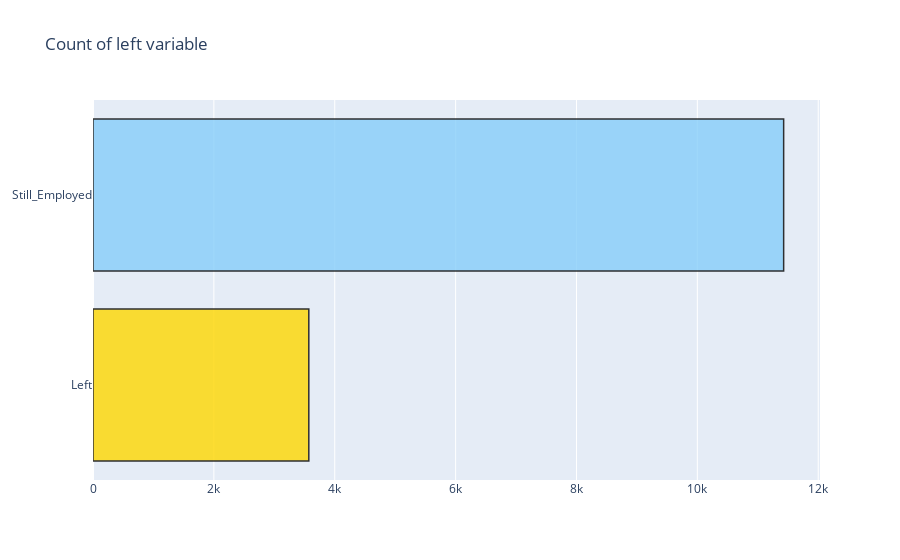
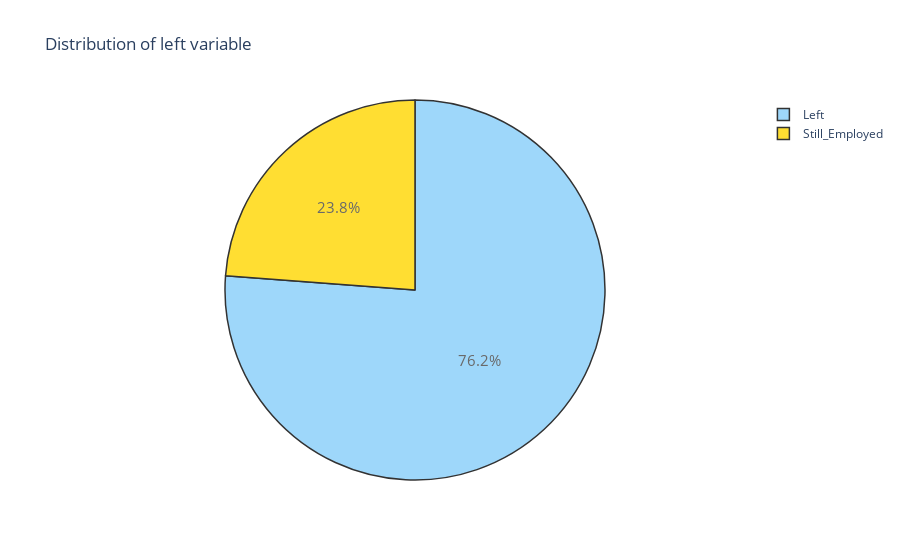

Notebook code for these charts, in order:
### Markdown cell above
### 2.2 Target Distribution

### Code cell
left = hr[(hr['left'] == 1)]
no_left = hr[(hr['left'] == 0)]

#------------COUNT-----------------------
trace = go.Bar(x = (len(left), len(no_left)), y = ['Left', 'Still_Employed'], orientation = 'h', opacity = 0.8, marker=dict(
        color=['gold', 'lightskyblue'],
        line=dict(color='#000000',width=1.5)))

layout = dict(title =  'Count of left variable')
                    
fig = dict(data = [trace], layout=layout)
py.iplot(fig)

#------------PERCENTAGE-------------------
trace = go.Pie( '''your code here''' )


layout = dict(title =  'Distribution of left variable')
           
fig = dict(data = [trace], layout=layout)
py.iplot(fig)

### Figure 1 — Plotly figure (JSON) as saved in the notebook; plotly's stock layout.template omitted (floating-point values rounded to 4 significant figures)
{"data": [{"marker": {"color": ["gold", "lightskyblue"], "line": {"color": "#000000", "width": 1.5}}, "opacity": 0.8, "orientation": "h", "type": "bar", "x": [3571, 11428], "y": ["Left", "Still_Employed"]}], "layout": {"title": {"text": "Count of left variable"}}}

### Figure 2 — Plotly figure (JSON) as saved in the notebook; plotly's stock layout.template omitted (floating-point values rounded to 4 significant figures)
{"data": [{"labels": ["Left", "Still_Employed"], "marker": {"colors": ["lightskyblue", "gold"], "line": {"color": "#000000", "width": 1.5}}, "opacity": 0.8, "textfont": {"size": 15}, "type": "pie", "values": [11428, 3571]}], "layout": {"title": {"text": "Distribution of left variable"}}}
